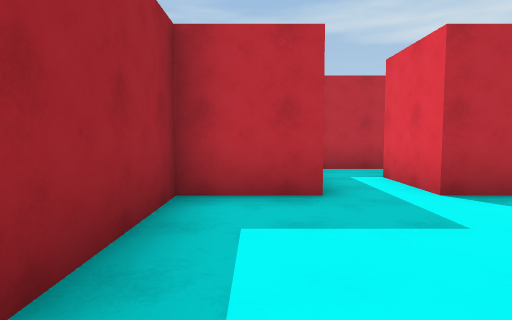
View 1 (above)

24 first-person views from a walk through a 3-D level made in the Unity game engine. The camera is 1.4 m above the floor, tilts 4° down and sees 75° across. The floor is counted in squares, 2 m on a side. Each view is taken from the middle of a square. On the plan, view 1 faces up. The plan holds only what a view shows up to about 10 squares ahead; the rest is blank. The place goes on beyond the plan. The player character is not drawn. Some animated figures are left out.

View 2
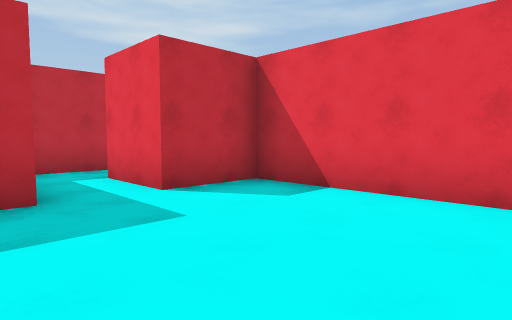

View 3
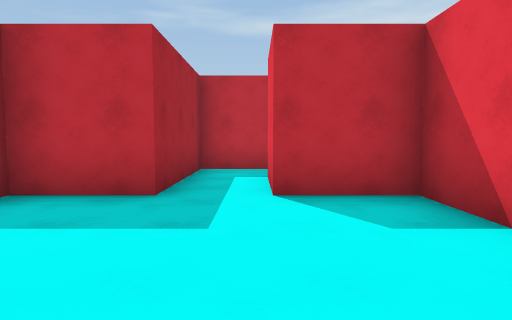

View 4
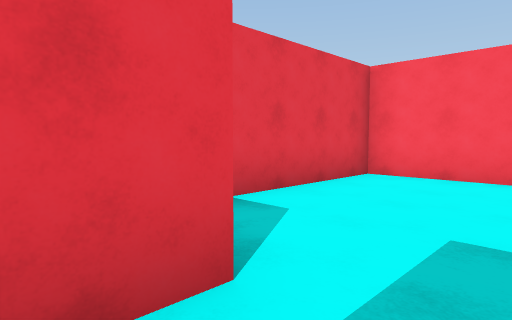

View 5
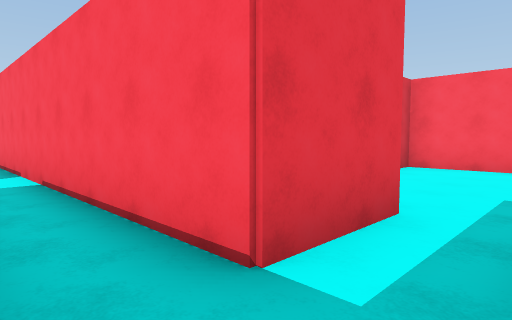

View 6
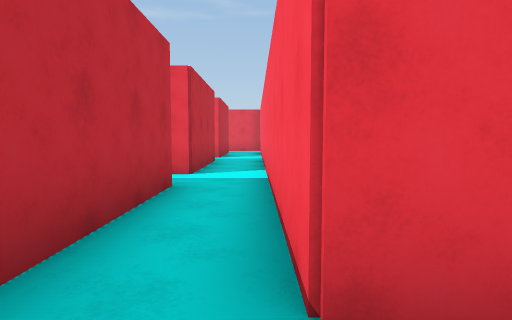

View 7
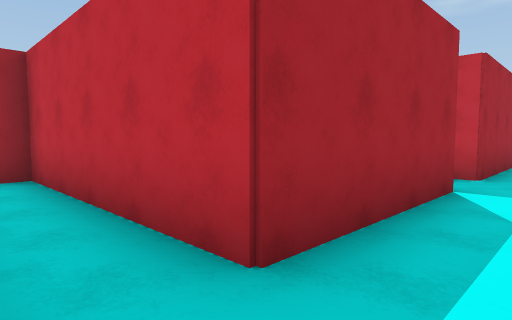

View 8
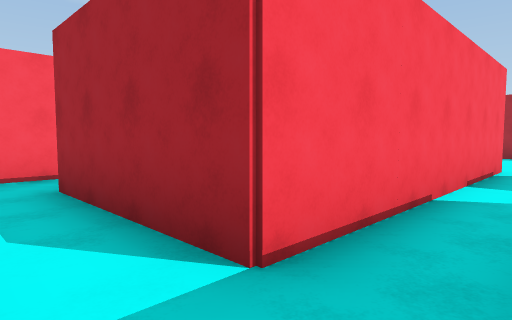

View 9
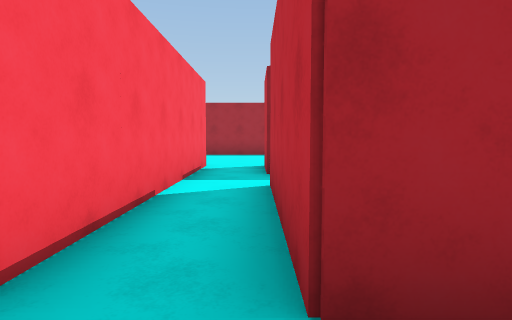

View 10
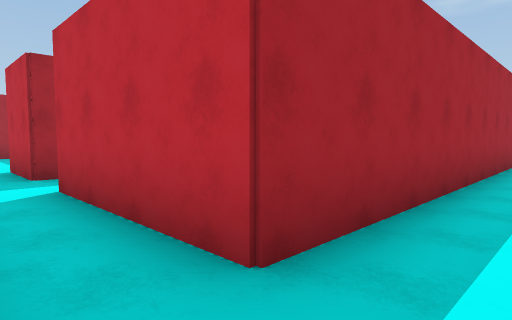

View 11
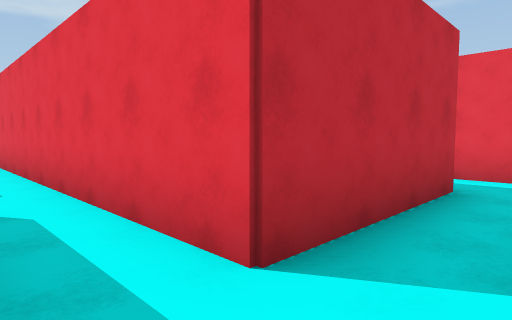

View 12
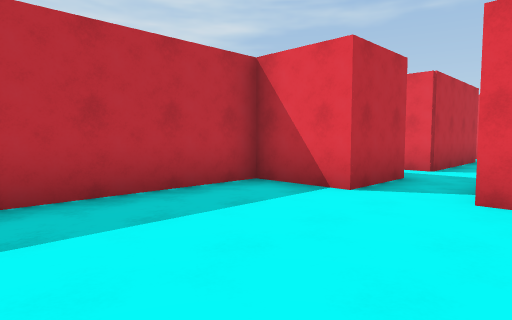

View 13
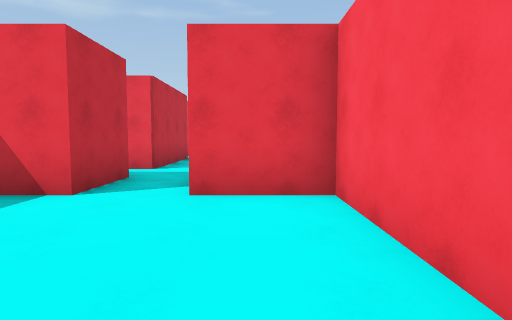

View 14
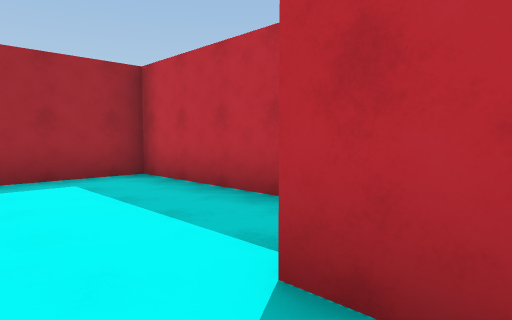

View 15
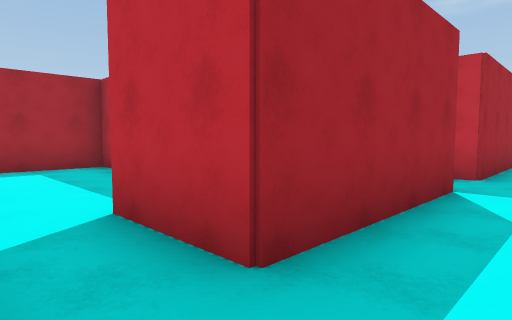

View 16
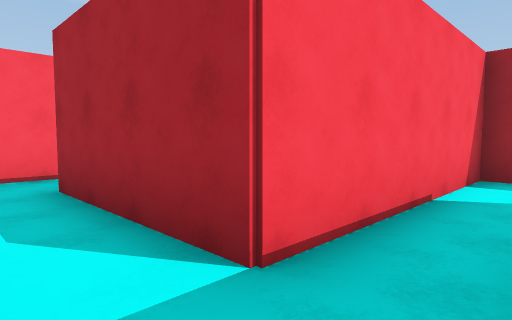

View 17
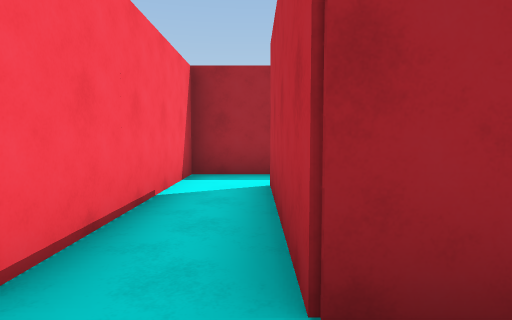

View 18
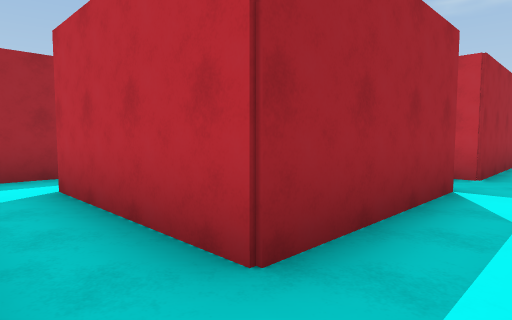

View 19
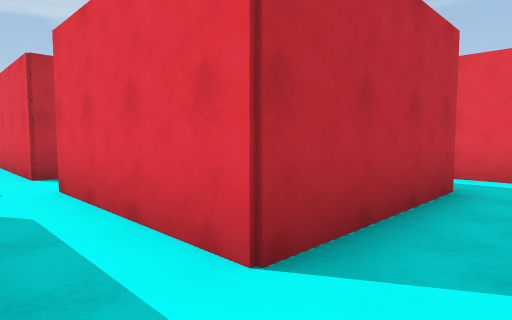

View 20
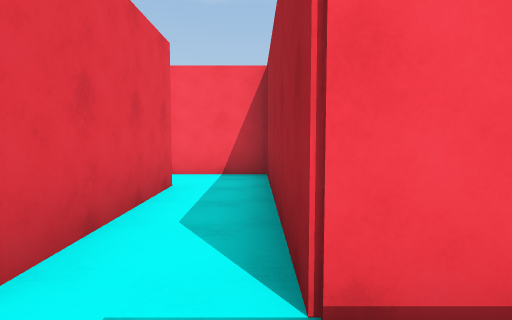

View 21
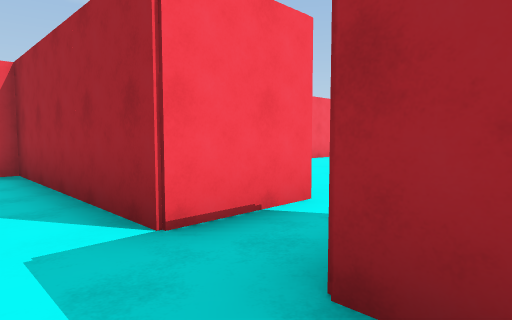

View 22
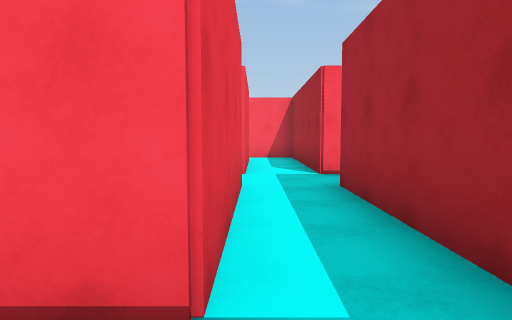

View 23
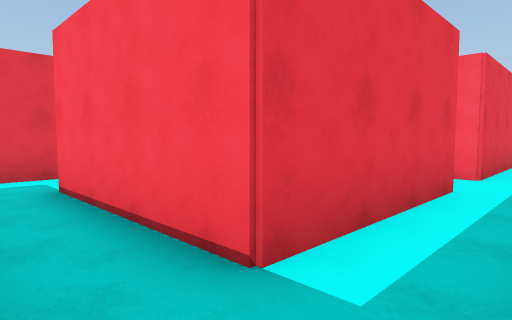

View 24
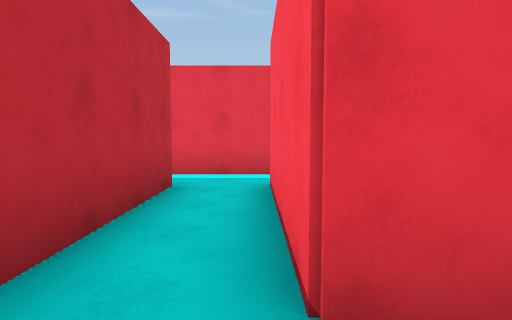

### Floor plan
Points are (right, up) in squares from view 1. A wall is a line through its corners. A room is listed if a view was taken in it or the views show most of it. See-through windows are left out.
Room 1 (views 1, 2, 3, 4)
walls: (1.8, -1) (4, -1) (4, 4) (2.2, 4) (2.2, 5.8); (0.8, 5.5) (0.8, 4) (-1, 4) (-1, 1.1)
ways out: opening at (1.5, 4.5) to room 2
Room 2 (views 5, 6, 7, 8, 9, 10, 11, 14, 15, 16, 17, 18, 19, 20, 21, 22, 23, 24)
walls: (5.8, 20.1) (5.8, 12.2) (2.2, 12.2) (2.2, 20.2); (7.2, 11.8) (7.2, 12.6); (2.2, 25.4) (2.2, 27.6); (0.8, 20.9) (0.8, 17.2) (-2.8, 17.2) (-2.8, 20.8) (-2.4, 20.8); (0.8, 25.1) (0.8, 22.2) (0.4, 22.2); (10.6, 7.2) (7.2, 7.2) (7.2, 7.6); (0.8, 27.2) (-2.5, 27.2); (-2.4, 22.2) (-2.8, 22.2) (-2.8, 25.8) (0.8, 25.8); (-1, 10.8) (5.8, 10.8) (5.8, 7.2) (0.8, 7.2) (0.8, 5.5); (-4.2, 25.5) (-4.2, 22.1); (2.2, 5.8) (10.5, 5.8); (-6.1, 20.8) (-4.2, 20.8) (-4.2, 15.8) (0.8, 15.8) (0.8, 12.2) (-1, 12.2)
ways out: opening at (1.5, 4.5) to room 1; opening at (-0.5, 11.5) to room 3; opening at (-5.5, 21.5)
Room 3 (views 12, 13)
walls: (-3.9, 9) (-1, 9) (-1, 10.8); (-1, 12.2) (-1, 14) (-5.9, 14) (-5.9, 11.8)
ways out: opening at (-0.5, 11.5) to room 2

Where each view was taken, in squares from view 1:
view 1: 0 up, 0 right, facing up
view 2: 0 up, 0 right, facing up-right
view 3: 0 up, 2 right, facing up
view 4: 5 up, 1 right, facing down-right
view 5: 7 up, 1 right, facing down-right
view 6: 6 up, 1 right, facing right
view 7: 6 up, 7 right, facing up-left
view 8: 12 up, 7 right, facing down-left
view 9: 12 up, 7 right, facing left
view 10: 11 up, 7 right, facing up-left
view 11: 11 up, 1 right, facing up-right
view 12: 10 up, 5 left, facing up-right
view 13: 10 up, 5 left, facing right
view 14: 11 up, 0 right, facing up-left
view 15: 11 up, 2 right, facing up-left
view 16: 17 up, 2 right, facing down-left
view 17: 17 up, 2 right, facing left
view 18: 16 up, 2 right, facing up-left
view 19: 16 up, 4 left, facing up-right
view 20: 22 up, 4 left, facing down
view 21: 23 up, 3 left, facing down-left
view 22: 27 up, 3 left, facing down
view 23: 27 up, 4 left, facing down-right
view 24: 26 up, 4 left, facing right
